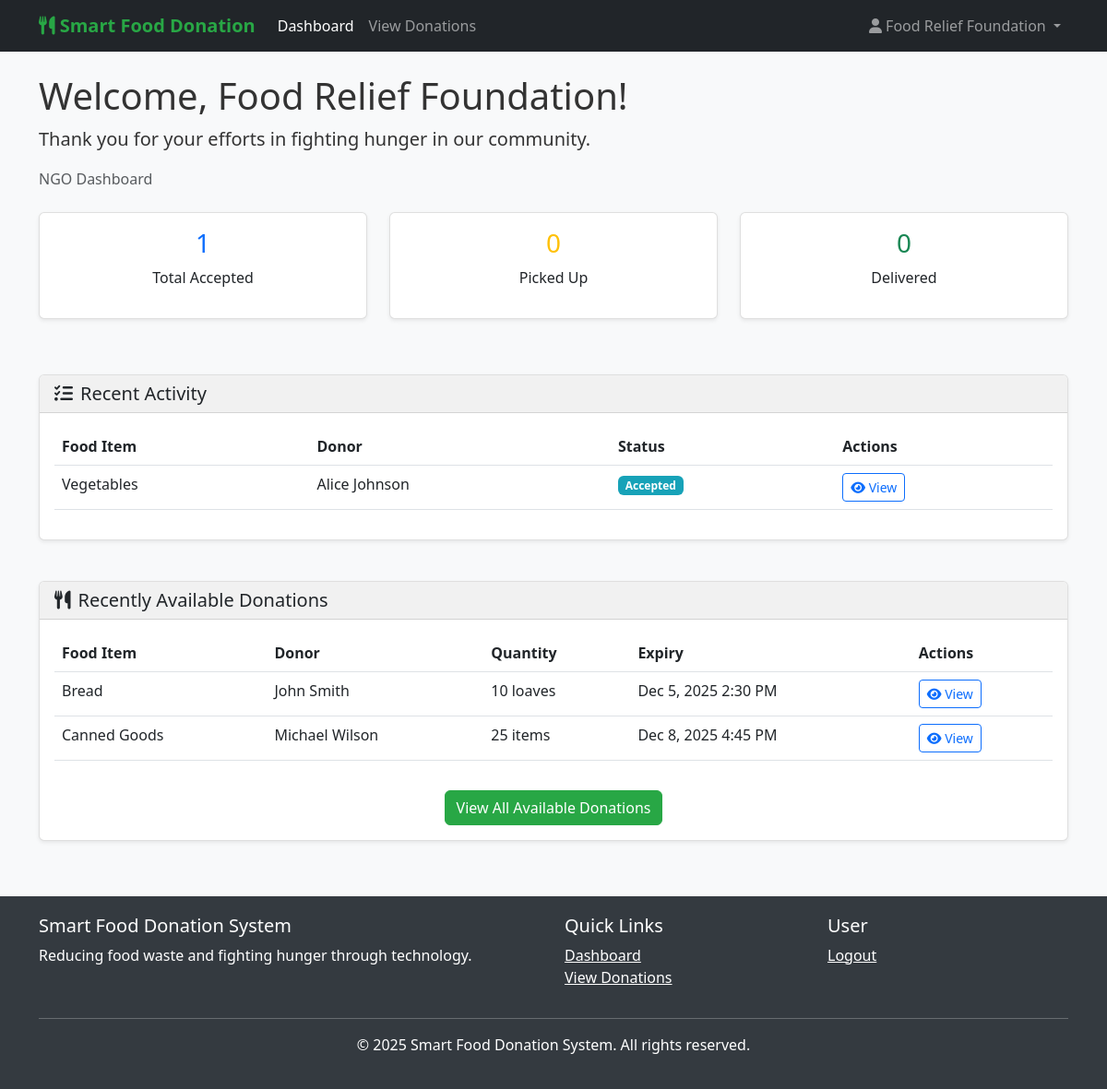
Screenshot of /ngo/ngo_dashboard.php (signed in) with the database file from the repository.
### tables this page shows
CREATE TABLE IF NOT EXISTS donations (
  id INT(11) AUTO_INCREMENT PRIMARY KEY,
  donor_id INT(11) NOT NULL,
  food_name VARCHAR(100) NOT NULL,
  quantity VARCHAR(100) NOT NULL,
  expiry_time DATETIME NOT NULL,
  image VARCHAR(255),
  location TEXT NOT NULL,
  status ENUM('available', 'accepted', 'picked', 'delivered') DEFAULT 'available',
  ngo_id INT(11) DEFAULT NULL,
  created_at TIMESTAMP DEFAULT CURRENT_TIMESTAMP,
  FOREIGN KEY (donor_id) REFERENCES donors(id) ON DELETE CASCADE,
  FOREIGN KEY (ngo_id) REFERENCES ngos(id) ON DELETE SET NULL
);

CREATE TABLE IF NOT EXISTS donors (
  id INT(11) AUTO_INCREMENT PRIMARY KEY,
  name VARCHAR(100) NOT NULL,
  email VARCHAR(100) UNIQUE NOT NULL,
  phone VARCHAR(20) NOT NULL,
  password VARCHAR(255) NOT NULL,
  address TEXT NOT NULL,
  created_at TIMESTAMP DEFAULT CURRENT_TIMESTAMP
);

### includes/auth_ngo.php (called while the page is built, shortened)
<?php
function get_ngo_id() {
    return isset($_SESSION['ngo_id']) ? $_SESSION['ngo_id'] : null;
}
function get_ngo_name() {
    return isset($_SESSION['ngo_name']) ? $_SESSION['ngo_name'] : null;
}
?>

### includes/db.php (called while the page is built, shortened)
<?php
function format_date($date) {
    return date('M j, Y g:i A', strtotime($date));
}
function get_status_badge_class($status) {
    switch($status) {
        case 'accepted':
            return 'status-accepted';
    }
}
function get_status_text($status) {
    switch($status) {
        case 'accepted':
            return 'Accepted';
    }
}
?>

### ngo/ngo_dashboard.php (the view, shortened to what this page needs)
<?php
include '../includes/db.php';
include '../includes/auth_ngo.php';
$ngo_id = get_ngo_id();
$ngo_name = get_ngo_name();
$total_accepted = $conn->query("SELECT COUNT(*) as count FROM donations WHERE ngo_id = $ngo_id")->fetch_assoc()['count'];
$total_picked = $conn->query("SELECT COUNT(*) as count FROM donations WHERE ngo_id = $ngo_id AND status = 'picked'")->fetch_assoc()['count'];
$total_delivered = $conn->query("SELECT COUNT(*) as count FROM donations WHERE ngo_id = $ngo_id AND status = 'delivered'")->fetch_assoc()['count'];
?>
<!DOCTYPE html>
<html lang="en">
<head>
    <link href="https://cdn.jsdelivr.net/npm/bootstrap@5.3.0-alpha1/dist/css/bootstrap.min.css" rel="stylesheet">
    <link href="https://cdnjs.cloudflare.com/ajax/libs/font-awesome/6.0.0/css/all.min.css" rel="stylesheet">
    <link href="../css/styles.css" rel="stylesheet">
</head>
<body>
    <nav class="navbar navbar-expand-lg navbar-dark bg-dark">
        <div class="container">
            <a class="navbar-brand" href="ngo_dashboard.php">
                <i class="fas fa-utensils"></i> Smart Food Donation
            </a>
            <div class="collapse navbar-collapse" id="navbarNav">
                <ul class="navbar-nav me-auto">
                    <li class="nav-item">
                        <a class="nav-link active" href="ngo_dashboard.php">Dashboard</a>
                    </li>
                    <li class="nav-item">
                        <a class="nav-link" href="view_donations.php">View Donations</a>
                    </li>
                </ul>
                <ul class="navbar-nav ms-auto">
                    <li class="nav-item dropdown">
                        <a class="nav-link dropdown-toggle" href="#" id="navbarDropdown" role="button" data-bs-toggle="dropdown">
                            <i class="fas fa-user me-1"></i><?php echo htmlspecialchars($ngo_name); ?>
                        </a>
                    </li>
                </ul>
            </div>
        </div>
    </nav>
    <div class="container mt-4">
        <div class="row">
            <div class="col-md-12">
                <h1>Welcome, <?php echo htmlspecialchars($ngo_name); ?>!</h1>
                <p class="lead">Thank you for your efforts in fighting hunger in our community.</p>
            </div>
        </div>
        <nav aria-label="breadcrumb">
            <ol class="breadcrumb">
                <li class="breadcrumb-item active" aria-current="page">NGO Dashboard</li>
            </ol>
        </nav>
    </div>
    <div class="container my-4">
        <div class="row">
            <div class="col-md-4 mb-3">
                <div class="card text-center">
                    <div class="card-body">
                        <h3 class="text-primary"><?php echo $total_accepted; ?></h3>
                        <p>Total Accepted</p>
                    </div>
                </div>
            </div>
            <div class="col-md-4 mb-3">
                <div class="card text-center">
                    <div class="card-body">
                        <h3 class="text-warning"><?php echo $total_picked; ?></h3>
                        <p>Picked Up</p>
                    </div>
                </div>
            </div>
            <div class="col-md-4 mb-3">
                <div class="card text-center">
                    <div class="card-body">
                        <h3 class="text-success"><?php echo $total_delivered; ?></h3>
                        <p>Delivered</p>
                    </div>
                </div>
            </div>
        </div>
    </div>
    <div class="container my-4">
        <div class="row">
            <div class="col-md-12">
                <div class="card">
                    <div class="card-header">
                        <h5 class="mb-0"><i class="fas fa-tasks me-2"></i>Recent Activity</h5>
                    </div>
                    <div class="card-body">
                        <?php
                        $stmt = $conn->prepare("SELECT d.*, dr.name as donor_name FROM donations d JOIN donors dr ON d.donor_id = dr.id WHERE d.ngo_id = ? ORDER BY d.created_at DESC LIMIT 5");
                        $stmt->bind_param("i", $ngo_id);
                        $stmt->execute();
                        $recent_result = $stmt->get_result();
                        if ($recent_result->num_rows > 0):
                        ?>
                        <div class="table-responsive">
                            <table class="table table-hover">
                                <thead>
                                    <tr>
                                        <th>Food Item</th>
                                        <th>Donor</th>
                                        <th>Status</th>
                                        <th>Actions</th>
                                    </tr>
                                </thead>
                                <tbody>
                                    <?php while ($donation = $recent_result->fetch_assoc()): ?>
                                    <tr>
                                        <td><?php echo htmlspecialchars($donation['food_name']); ?></td>
                                        <td><?php echo htmlspecialchars($donation['donor_name']); ?></td>
                                        <td>
                                            <span class="badge <?php echo get_status_badge_class($donation['status']); ?>">
                                                <?php echo get_status_text($donation['status']); ?>
                                            </span>
                                        </td>
                                        <td>
                                            <a href="view_donations.php?id=<?php echo $donation['id']; ?>" class="btn btn-sm btn-outline-primary">
                                                <i class="fas fa-eye"></i> View
                                            </a>
                                        </td>
                                    </tr>
                                    <?php endwhile; ?>
                                </tbody>
                            </table>
                        </div>
                        <?php else: ?>
                        <p class="text-center">You haven't accepted any donations yet. <a href="view_donations.php">View available donations</a></p>
                        <?php endif; ?>
                    </div>
                </div>
            </div>
        </div>
    </div>
    <div class="container my-4">
        <div class="row">
            <div class="col-md-12">
                <div class="card">
                    <div class="card-header">
                        <h5 class="mb-0"><i class="fas fa-utensils me-2"></i>Recently Available Donations</h5>
                    </div>
                    <div class="card-body">
                        <?php
                        $available_stmt = $conn->prepare("SELECT d.*, dr.name as donor_name FROM donations d JOIN donors dr ON d.donor_id = dr.id WHERE d.status = 'available' ORDER BY d.created_at DESC LIMIT 5");
                        $available_stmt->execute();
                        $available_result = $available_stmt->get_result();
                        if ($available_result->num_rows > 0):
                        ?>
                        <div class="table-responsive">
                            <table class="table table-hover">
                                <thead>
                                    <tr>
                                        <th>Food Item</th>
                                        <th>Donor</th>
                                        <th>Quantity</th>
                                        <th>Expiry</th>
                                        <th>Actions</th>
                                    </tr>
                                </thead>
                                <tbody>
                                    <?php while ($donation = $available_result->fetch_assoc()): ?>
                                    <tr>
                                        <td><?php echo htmlspecialchars($donation['food_name']); ?></td>
                                        <td><?php echo htmlspecialchars($donation['donor_name']); ?></td>
                                        <td><?php echo htmlspecialchars($donation['quantity']); ?></td>
                                        <td><?php echo format_date($donation['expiry_time']); ?></td>
                                        <td>
                                            <a href="view_donations.php?id=<?php echo $donation['id']; ?>" class="btn btn-sm btn-outline-primary">
                                                <i class="fas fa-eye"></i> View
                                            </a>
                                        </td>
                                    </tr>
                                    <?php endwhile; ?>
                                </tbody>
                            </table>
                        </div>
                        <div class="text-center mt-3">
                            <a href="view_donations.php" class="btn btn-green">View All Available Donations</a>
                        </div>
                        <?php else: ?>
                        <p class="text-center">No donations are currently available.</p>
                        <?php endif; ?>
                    </div>
                </div>
            </div>
        </div>
    </div>
    <footer class="footer">
        <div class="container">
            <div class="row">
                <div class="col-md-6">
                    <h5>Smart Food Donation System</h5>
                    <p>Reducing food waste and fighting hunger through technology.</p>
                </div>
                <div class="col-md-3">
                    <h5>Quick Links</h5>
                    <ul class="list-unstyled">
                        <li><a href="ngo_dashboard.php" class="text-white">Dashboard</a></li>
                        <li><a href="view_donations.php" class="text-white">View Donations</a></li>
                    </ul>
                </div>
                <div class="col-md-3">
                    <h5>User</h5>
                    <ul class="list-unstyled">
                        <li><a href="../includes/logout.php" class="text-white">Logout</a></li>
                    </ul>
                </div>
            </div>
            <hr class="bg-light">
            <div class="text-center">
                <p>&copy; 2025 Smart Food Donation System. All rights reserved.</p>
            </div>
        </div>
    </footer>
</body>
</html>

### css/styles.css (style rules this page uses)
body { font-family: 'Segoe UI', Tahoma, Geneva, Verdana, sans-serif; background-color: #f8f9fa; color: #333; }
.navbar-brand { font-weight: bold; color: #28a745 !important; }
.btn-green { background-color: #28a745; border-color: #28a745; color: white; }
.card { box-shadow: 0 0.125rem 0.25rem rgba(0, 0, 0, 0.075); border: 1px solid rgba(0, 0, 0, 0.125); margin-bottom: 20px; }
.card-header { background-color: #f1f1f1; border-bottom: 1px solid rgba(0, 0, 0, 0.125); }
.footer { background-color: #343a40; color: white; padding: 20px 0; margin-top: 40px; }
.status-accepted { background-color: #17a2b8; color: white; }

### rows the page displays
donations: food_name "Vegetables", donor.name "Alice Johnson", status "Accepted"
donations: food_name "Bread", donor.name "John Smith", quantity "10 loaves", expiry_time "Dec 5, 2025 2:30 PM"
donations: food_name "Canned Goods", donor.name "Michael Wilson", quantity "25 items", expiry_time "Dec 8, 2025 4:45 PM"

### other values shown
$ngo_name "Food Relief Foundation"
$total_accepted "1"
$total_picked "0"
$total_delivered "0"
